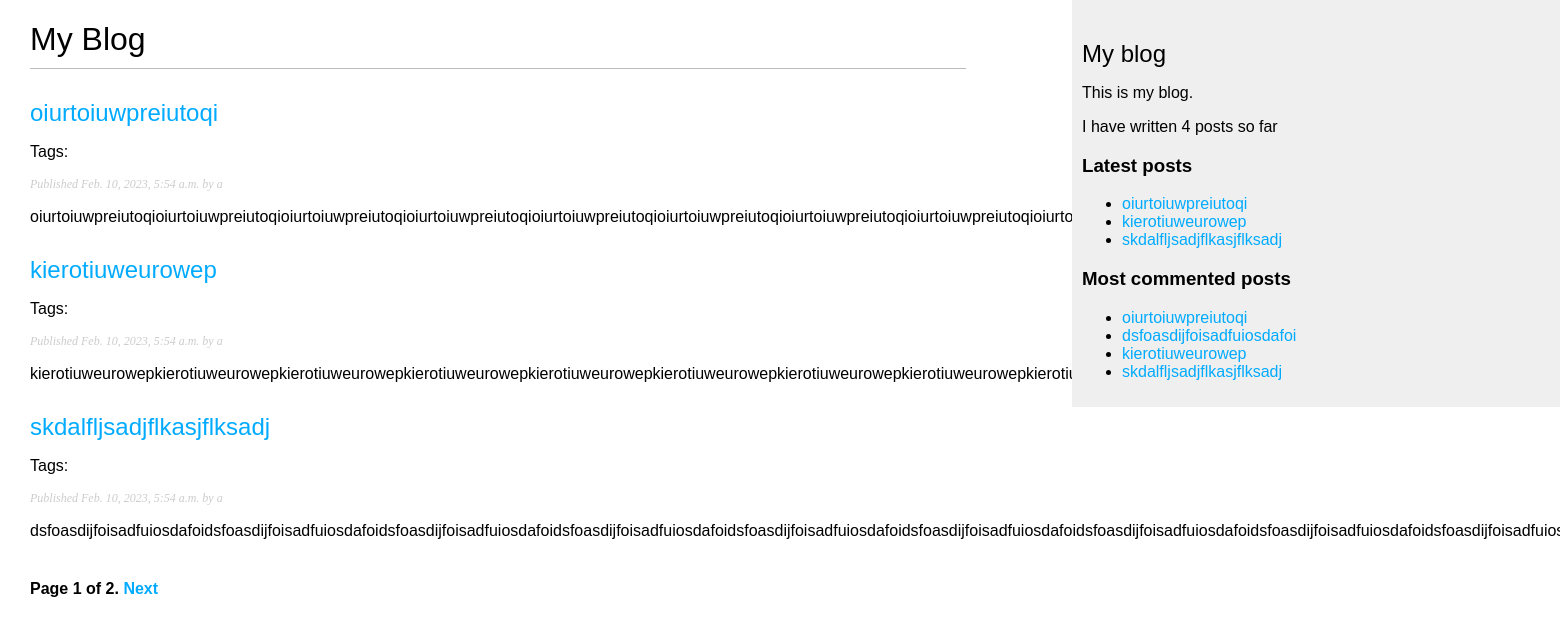
The page /blog/ on the database as committed earlier.
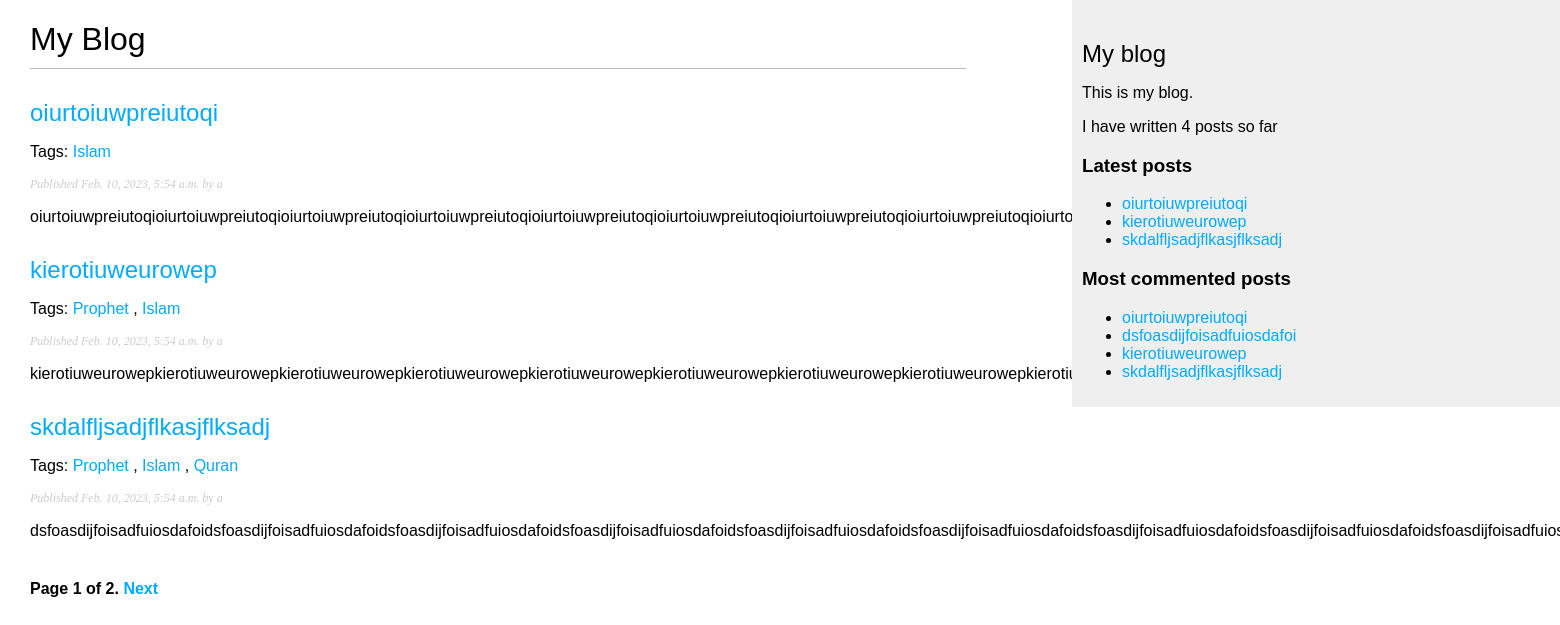
The same page on the database as committed later.
### blog/models.py (models this page shows, shortened)
class Post(models.Model):
    class Status(models.TextChoices):
        DRAFT = 'DF', 'Draft'
        PUBLISHED = 'PB', 'Published'
    title = models.CharField(max_length=250)
    slug = models.SlugField(max_length=250, unique_for_date='publish')
    body = models.TextField()
    author = models.ForeignKey(User, on_delete=models.CASCADE, related_name='blog_posts')
    publish = models.DateTimeField(default=timezone.now)
    created = models.DateTimeField(auto_now_add=True)
    updated = models.DateTimeField(auto_now=True)
    status = models.CharField(max_length=2,
                              choices=Status.choices,
                              default=Status.DRAFT)
    objects = models.Manager() # the default manager
    published = PublishManager() # the customer manager
    tag = TaggableManager()
    class Meta:
        ordering = ['-publish']
        indexes = [
            models.Index(fields=['-publish'])
        ]
    def get_absolute_url(self):
        return reverse('blog:post_detail', args=[self.publish.year,
                                                 self.publish.month,
                                                 self.publish.day,
                                                 self.slug
                                                 ])  # don't forget that the id is generated automatically, if you didn't specify a primary key.

### blog/views.py (the view)
# urls.py: path('', views.post_list, name='post_list'),
def post_list(request, tag_slug=None):
    post_list = Post.published.all()
    tag = None
    if tag_slug:
        tag = get_object_or_404(Tag, slug=tag_slug)  # Notice that slug will convert the word to lower case
        post_list = post_list.filter(tag__in=[tag])  # here we put the tag in brackets because it's an array
    paginator = Paginator(post_list, 3)  # This post_list is for the variable That get the value from the model
    page_number = request.GET.get('page', 1)  # Get the value of the page if it has one, if not return 1
    try:
        posts = paginator.page(page_number)
    except PageNotAnInteger:
        posts = paginator.page(1)
    except EmptyPage:
        posts = paginator.page(paginator.num_pages)
    return render(request,
                  'blog/post/list.html',
                  {
                      'posts': posts,
                      'tag': tag
                  })

### blog/models.py (called while the page is built)
    def get_queryset(self):
        return super().get_queryset().filter(status=Post.Status.PUBLISHED) # We manipulte the query set function of the Manager class

### blog/templatetags/blog_tags.py (called while the page is built)
@register.filter(name='markdown')  # this name will be used in the templates for filtering
def markdown_format(text):
    return mark_safe(markdown.markdown(text))

@register.simple_tag
def get_most_commented_posts(count=5):
    return Post.published.annotate(
        total_comments=Count('comments') # comments is the a name for foreign key between Post and Comments Models named in the related field
    ).order_by('-total_comments')[:count]

@register.simple_tag
def total_posts():
    return Post.published.count()

@register.inclusion_tag('blog/post/latest_posts.html')
def show_latest_posts(count=5):
    latest_posts = Post.published.order_by('-publish')[:count]
    return {'latest_posts': latest_posts}

### blog/templates/blog/post/list.html (shortened to what this page needs)
{% extends "blog/base.html" %}
{% load blog_tags %}
{% block content %}
  <h1>My Blog</h1>
  {% for post in posts %}
    <h2>
      <a href="{{ post.get_absolute_url }}">
        {{ post.title }}
      </a>
    </h2>
    <p class="tags">
      Tags:
      {% for tag in post.tag.all %}
        <a href="{% url 'blog:post_list_by_tag' tag.slug %}">
          {{tag.name}}
        </a>
        {% if not forloop.last %}, {% endif %}
      {% endfor %}
    </p>
    <p class="date">
      Published {{ post.publish }} by {{ post.author }}
    </p>
    {{ post.body|markdown|truncatewords_html:30 }}
    {% endfor %}
    {% include "pagination.html" with page=posts %}
{% endblock %}

### blog/templates/blog/base.html (shortened to what this page needs)
{% load blog_tags %}
{% load static %}
<!DOCTYPE html>
<html>
<head>
  <link href="{% static "css/blog.css" %}" rel="stylesheet">
</head>
<body>
  <div id="content">
    {% block content %}
    {% endblock %}
  </div>
  <div id="sidebar">
    <h2>My blog</h2>
    <p>This is my blog.</p>
    <p>I have written {% total_posts %} posts so far</p>
    <h3>Latest posts</h3>
    {% show_latest_posts 3 %}
    <h3>Most commented posts</h3>
    {% get_most_commented_posts as most_commented_posts %}
    <ul>
      {% for post in most_commented_posts %}
        <li>
          <a href="{{post.get_absolute_url}}">{{ post.title }}</a>
        </li>
      {% endfor %}
    </ul>
  </div>
</body>
</html>

### blog/templates/pagination.html (shortened to what this page needs)
<div class="pagination">
    <span class="steps_links">
        <span class="current">
            Page {{ page.number }} of {{ page.paginator.num_pages }}.
        </span>
        {% if page.has_next %}
            <a href="?page={{ page.next_page_number }}">Next</a>
        {% endif %}
    </span>
</div>

### blog/templates/blog/post/latest_posts.html
<ul>
    {% for post in latest_posts %}
        <li>
            <a href="{{post.get_absolute_url}}">{{post.title}}</a>
        </li>
    {% endfor %}
</ul>

### blog/static/css/blog.css (style rules this page uses)
body { margin:0; padding:0; font-family:helvetica, sans-serif; }
a { color:#00abff; text-decoration:none; }
h1 { font-weight:normal; border-bottom:1px solid #bbb; padding:0 0 10px 0; }
h2 { font-weight:normal; margin:30px 0 0; }
#content { float:left; width:60%; padding:0 0 0 30px; }
#sidebar { float:right; width:30%; padding:10px; background:#efefef; height:100%; }
p.date { color:#ccc; font-family: georgia, serif; font-size: 12px; font-style: italic; }
.pagination { margin:40px 0; font-weight:bold; }

Rows that differ between the two databases and show on the page:
changed Post "oiurtoiuwpreiutoqi": gains Tag (name "Islam")
changed Post "kierotiuweurowep": gains Tag (name "Islam"); gains Tag (name "Prophet")
changed Post "skdalfljsadjflkasjflksadj": gains Tag (name "Islam"); gains Tag (name "Prophet"); gains Tag (name "Quran")
